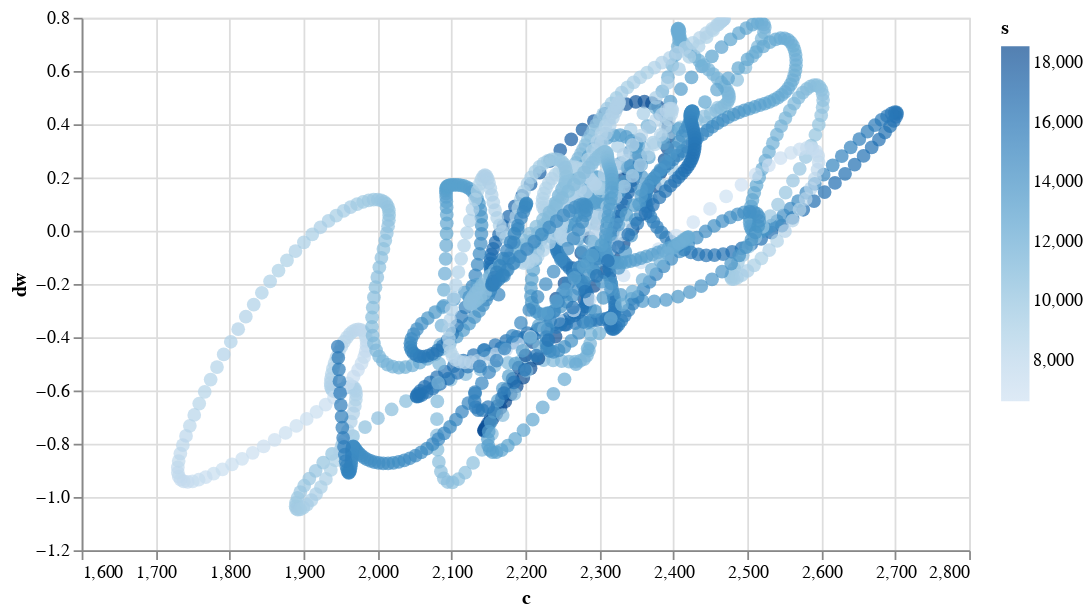

The cell this chart's notebook holds for it:
### Code cell
alt.Chart(data_df).mark_circle(size=60).encode(
    alt.X('c',
        scale=alt.Scale(domain=(1600, 2800))
    ),    
    y='dw',
    color='s',
    tooltip=['date', 'w', 'c', 's']
).properties(
    width=500,
    height=300
).interactive()

### Figure 1 — Vega-Lite specification as saved in the notebook (floating-point values rounded to 4 significant figures; data arrays with more than 128 entries replaced by an {"elided": "..."} marker saying what was removed)
{"config": {"view": {"continuousWidth": 400, "continuousHeight": 300}}, "data": {"name": "data-11451bf6cc88403fda231c7b26abc50e"}, "mark": {"type": "circle", "size": 60}, "encoding": {"color": {"type": "quantitative", "field": "s"}, "tooltip": [{"type": "temporal", "field": "date"}, {"type": "quantitative", "field": "w"}, {"type": "quantitative", "field": "c"}, {"type": "quantitative", "field": "s"}], "x": {"type": "quantitative", "field": "c", "scale": {"domain": [1600, 2800]}}, "y": {"type": "quantitative", "field": "dw"}}, "height": 300, "selection": {"selector069": {"type": "interval", "bind": "scales", "encodings": ["x", "y"]}}, "width": 500, "$schema": "https://vega.github.io/schema/vega-lite/v4.0.2.json", "datasets": {"data-11451bf6cc88403fda231c7b26abc50e": {"elided": "1594 records"}}}
